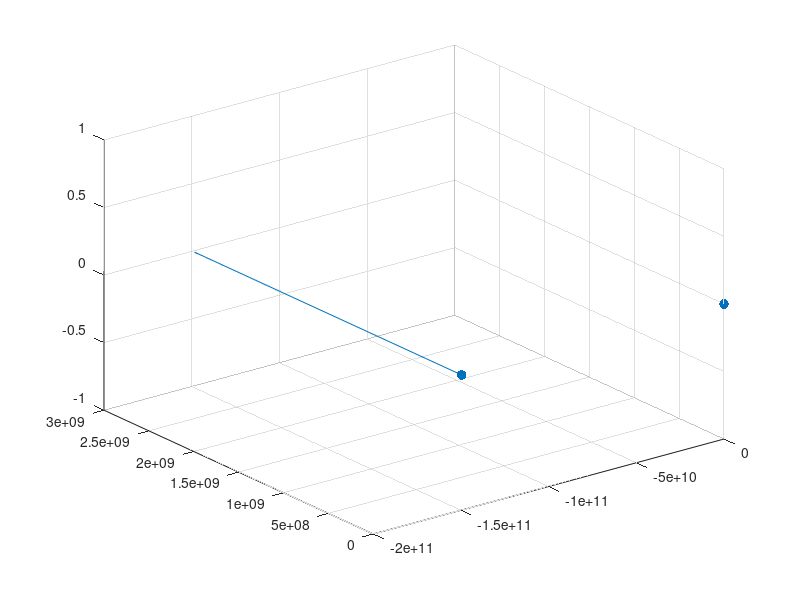

Here is the MATLAB script that generated this plot: (Note: this script raises an error after producing the figure.)
%% Setting up parameters
clear;clc
G = 6.674*10^-11;
n = 10;
spread = 5;
%G = 1;
dt = 100000;
% Initial masses
% m_1 = 1/G;
% m_2 = 1/G;
% m_3 = 1/G;
m_1 = 1.989e+30;
m_2 = 5.97219e+24;
m = [m_1;m_2];
%m = (exp(rand(n,1).*3)).*1/G;
% Initial Positions
% r_1 = [0.97000436 -0.24308753 0];
% r_2 = -r_1;
% r_3 = [0 0 0];
r_1 = [0 0 0];
r_2 = [-1.496e+11 0 0];
r = [r_1;r_2];
%r = rand(n,3).*spread-spread/2;
% Initial Velocities
% rdot_1 = [0.93240737/2 0.86473146/2 0];
% rdot_2 = [0.93240737/2 0.86473146/2 0];
% rdot_3 = [-0.93240737 -0.86473146 0];
rdot_1 = [0 0 0];
rdot_2 = [0 29780 0];
rdot = [rdot_1;rdot_2];
%rdot = rand(n,3).*2-1;
%% Setting up spacial plot
trl = quiver3(r(:,1),r(:,2),r(:,3),...
    dt.*rdot(:,1),dt.*rdot(:,2),dt.*rdot(:,3),0);
hold on
s = scatter3(r(:,1),r(:,2),r(:,3),50,'filled');
trl.ShowArrowHead = 'off';
%trl.LineStyle = 'none';
%trl.Marker = '.';
%trl.MarkerSize = 5;

ax = gca;
axis equal
ax.Clipping = 'off';
ax.Box = 'off';
axis([-1.496e+11 1.496e+11 -1.496e+11 1.496e+11 -1.496e+11 1.496e+11])
camproj('perspective')
cameratoolbar('SetMode','orbit')
%% Simulation Loop
rold = r;
rdotold = rdot;
tic
while true
    r2dot = zeros(size(r,1),size(r,2));
    for i = 1:size(r,1)
        for j = 1:size(r,1)
            if j == i
            else
                r2dot(i,:) = r2dot(i,:) + (G*m(j).*(r(j,:)-r(i,:)))/(norm(r(j,:)-r(i,:))^3);
            end
        end
    end
    rdot = rdot + dt.*r2dot;
    r = r + dt.*rdot;
    %mold = cat(1,mold,m);
    
    rold = cat(1,rold,r);
    rdotold = cat(1,rdotold,rdot);
    if(size(rold,1) > size(r,1)*round(11000000/dt))
        rold = rold((end-size(r,1)*round(11000000/dt)):end,:);
        rdotold = rdotold((end-size(r,1)*round(11000000/dt)):end,:);
    end
%    rold(ones(size(rold,1),size(rold,2)).*(1:size(rold,1))' + round(1/dt) < 0) = [];
%    rdotold(ones(size(rold,1),size(rold,2)).*(1:size(rold,1))' + round(1/dt) < 0) = [];
    trl.XData = rold(:,1);
    trl.YData = rold(:,2);
    trl.ZData = rold(:,3);
    
    trl.UData = -dt.*rdotold(:,1);
    trl.VData = -dt.*rdotold(:,2);
    trl.WData = -dt.*rdotold(:,3);
    
    s.XData = r(:,1);
    s.YData = r(:,2);
    s.ZData = r(:,3);
    calcTime=toc;
    drawnow
    %pause(max(dt-calcTime,0))
    tic
end
